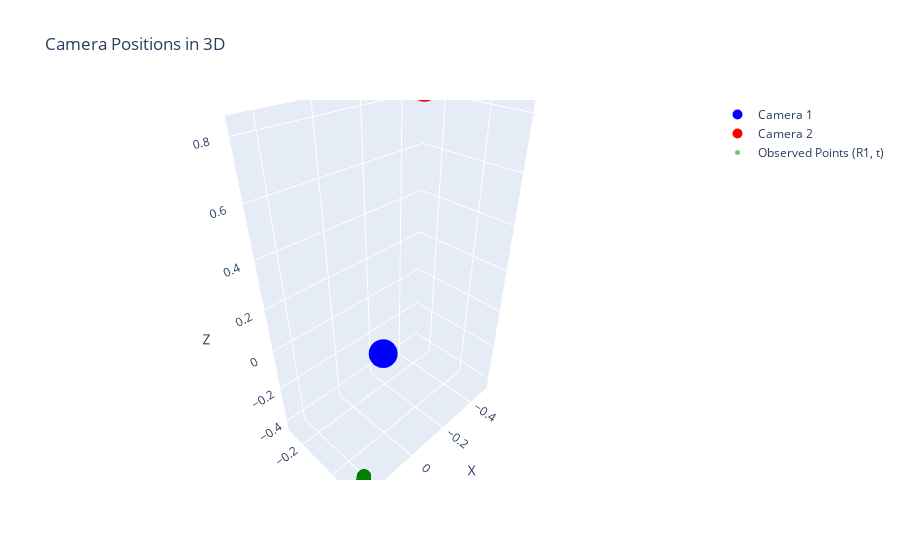

Here is the notebook cell this chart was saved with:
### Code cell
fig = go.Figure()
fig.add_trace(go.Scatter3d(x=[0], y=[0], z=[0], mode='markers', marker=dict(size=10, color='blue'), name='Camera 1'))
fig.add_trace(go.Scatter3d(x=[T[0]], y=[T[1]], z=[T[2]], mode='markers', marker=dict(size=10, color='red'), name='Camera 2'))
fig.add_trace(go.Scatter3d(x=reconstructed_3d[0, :], y=reconstructed_3d[1, :], z=reconstructed_3d[2, :], mode='markers', marker=dict(size=5, color='green', opacity=0.5), name='Observed Points (R1, t)'))
fig.update_layout(scene=dict(xaxis_title='X', yaxis_title='Y', zaxis_title='Z'), title="Camera Positions in 3D")
fig.show()

### Figure 1 — Plotly figure (JSON) as saved in the notebook; plotly's stock layout.template omitted (floating-point values rounded to 4 significant figures; data arrays with more than 128 entries replaced by an {"elided": "..."} marker saying what was removed)
{"data": [{"marker": {"color": "blue", "size": 10}, "mode": "markers", "name": "Camera 1", "type": "scatter3d", "x": [0], "y": [0], "z": [0]}, {"marker": {"color": "red", "size": 10}, "mode": "markers", "name": "Camera 2", "type": "scatter3d", "x": [-0.5018], "y": [-0.2858], "z": [0.8164]}, {"marker": {"color": "green", "opacity": 0.5, "size": 5}, "mode": "markers", "name": "Observed Points (R1, t)", "type": "scatter3d", "x": {"elided": "197 float values"}, "y": {"elided": "197 float values"}, "z": {"elided": "197 float values"}}], "layout": {"scene": {"xaxis": {"title": {"text": "X"}}, "yaxis": {"title": {"text": "Y"}}, "zaxis": {"title": {"text": "Z"}}}, "title": {"text": "Camera Positions in 3D"}}}
